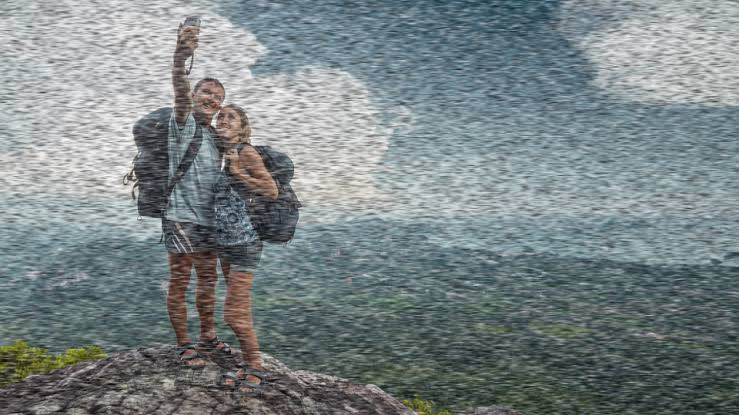
#> input picture imageprocessing/image/im.jpg, 739 x 415 px
$ python restoration.py
#> lines starting #> are read from the running program, lines starting #| are printed output that depends on the picture
import numpy as np
import matplotlib.pyplot as plt
import cv2
from scipy.signal import convolve2d as conv2

from skimage import color, data, restoration


astro = cv2.imread('image/im.jpg',1)
#> astro is the input picture: shape (415, 739, 3); mean B, G, R 134.1, 132.5, 122.5
astro = color.rgb2gray(astro)
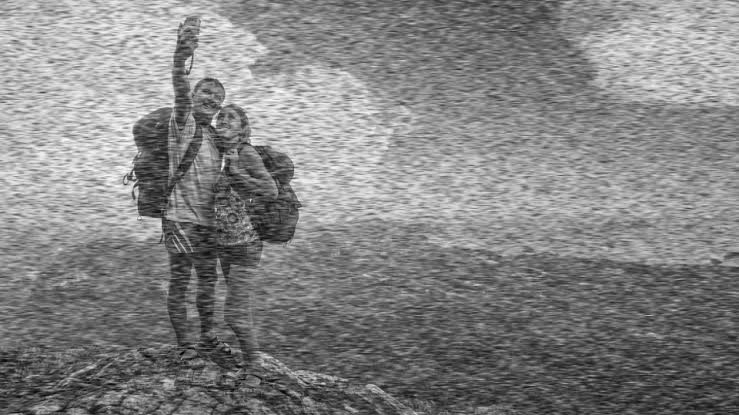
#> astro: shape (415, 739) float64; min 0.000283, max 1, mean 0.518
psf = np.ones((5, 5)) / 25
astro = conv2(astro, psf, 'same')
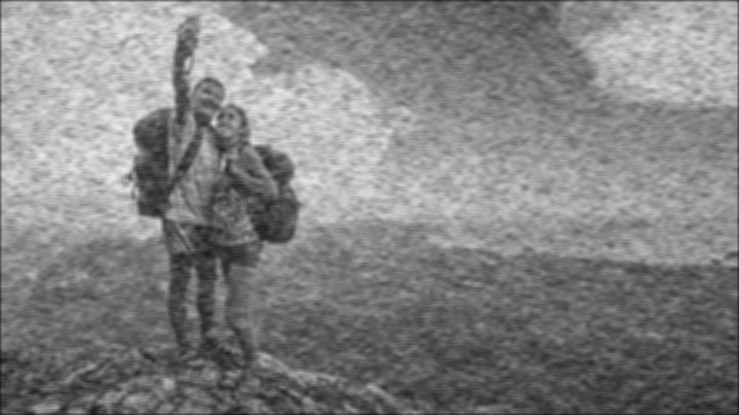
#> astro: shape (415, 739) float64; min 0.0762, max 0.92, mean 0.516
# Add Noise to Image
astro_noisy = astro.copy()
astro_noisy += (np.random.poisson(lam=25, size=astro.shape) - 10) / 255.

# Restore Image using Richardson-Lucy algorithm
for i in range(5):
      astro_noisy = restoration.richardson_lucy(astro_noisy, psf, iterations=30)
      cv2.imshow("original_convolved",astro)
      cv2.imshow("noisy",astro_noisy)
      #cv2.imshow("deconvolved",deconvolved_RL)
      cv2.waitKey(0)
#> this loop made 5 passes
#> pass 1, `astro_noisy = restoration.richardson_lucy(astro_noisy, psf, iterations..`:
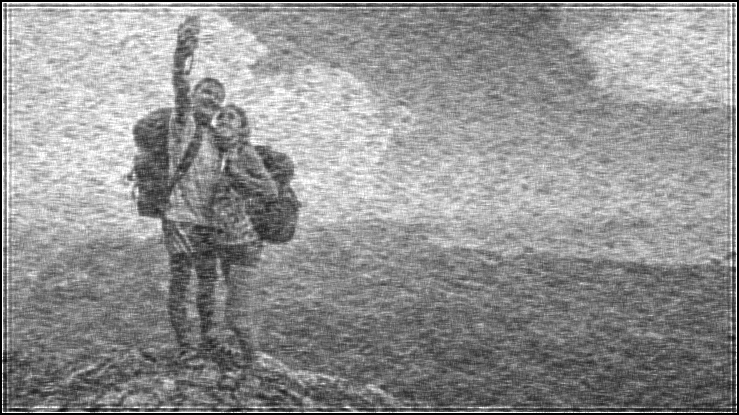
#> astro_noisy: shape (415, 739) float64; min 1.54e-11, max 1, mean 0.57
#> pass 2, `astro_noisy = restoration.richardson_lucy(astro_noisy, psf, iterations..`:
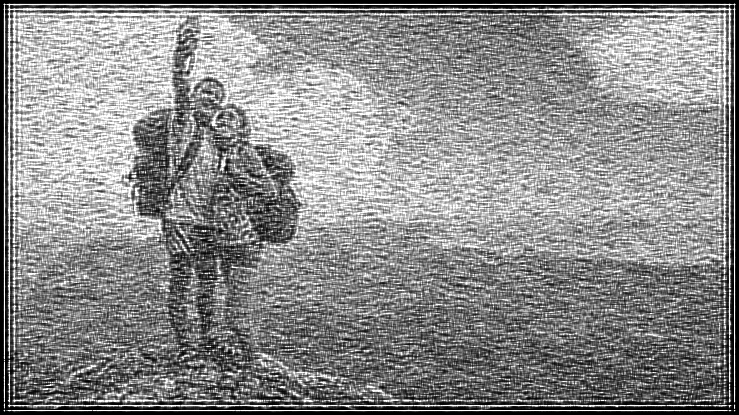
#> astro_noisy: shape (415, 739) float64; min 1.76e-27, max 1, mean 0.547
#> pass 3, `astro_noisy = restoration.richardson_lucy(astro_noisy, psf, iterations..`:
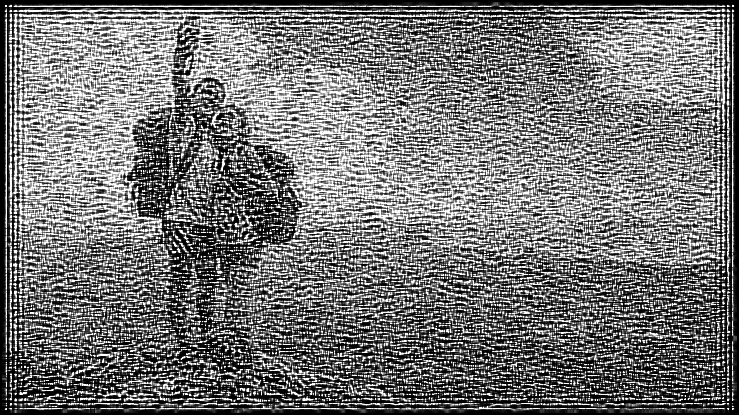
#> astro_noisy: shape (415, 739) float64; min 1.67e-149, max 1, mean 0.464
#> after the loop:
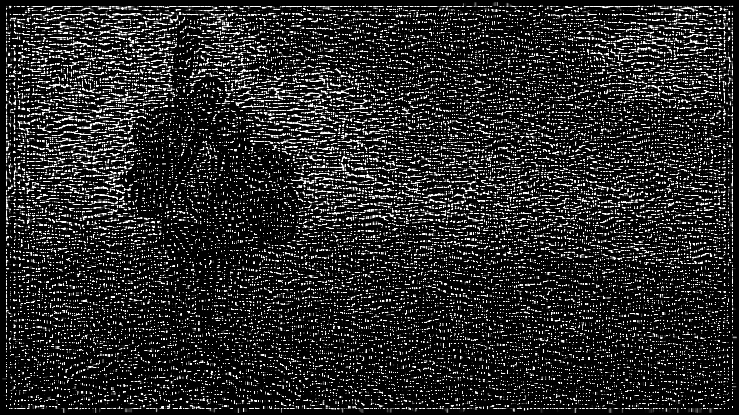
#> astro_noisy: shape (415, 739) float64; min -1.81e-271, max 1, mean 0.159; drawn with min black and max white
cv2.destroyAllWindows()

$ run again, with imageprocessing/image/bacteria.jpg copied over imageprocessing/image/im.jpg
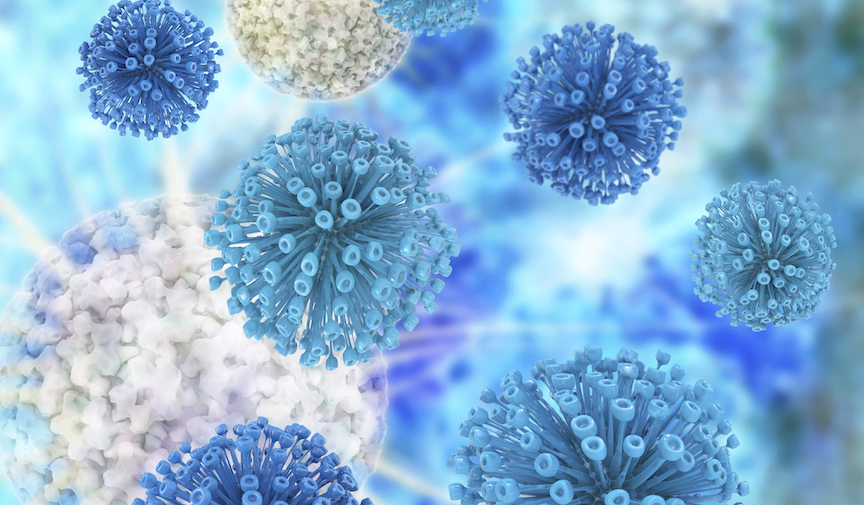
#> input picture imageprocessing/image/bacteria.jpg, 864 x 505 px
#> astro is the input picture: shape (505, 864, 3); mean B, G, R 212, 177.5, 135.6
#> `astro = conv2(astro, psf, 'same')`:
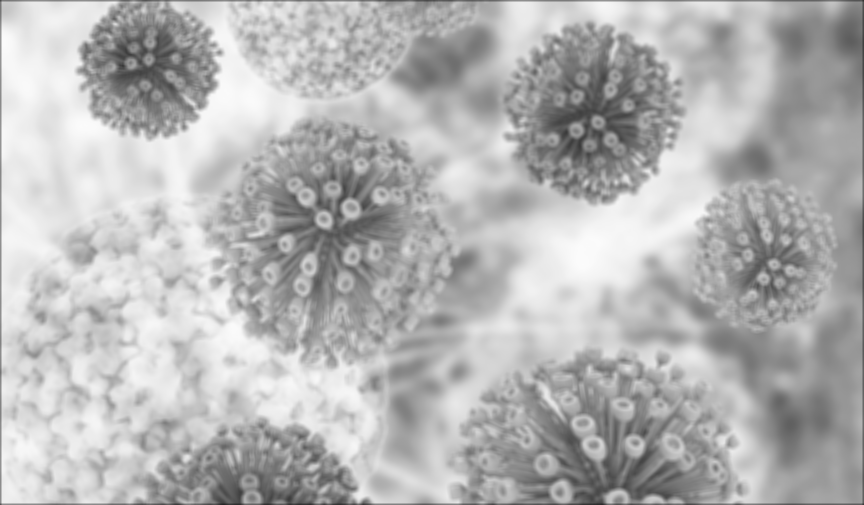
#> astro: shape (505, 864) float64; min 0.151, max 0.988, mean 0.71
#> after the loop `for i in range(5):`:
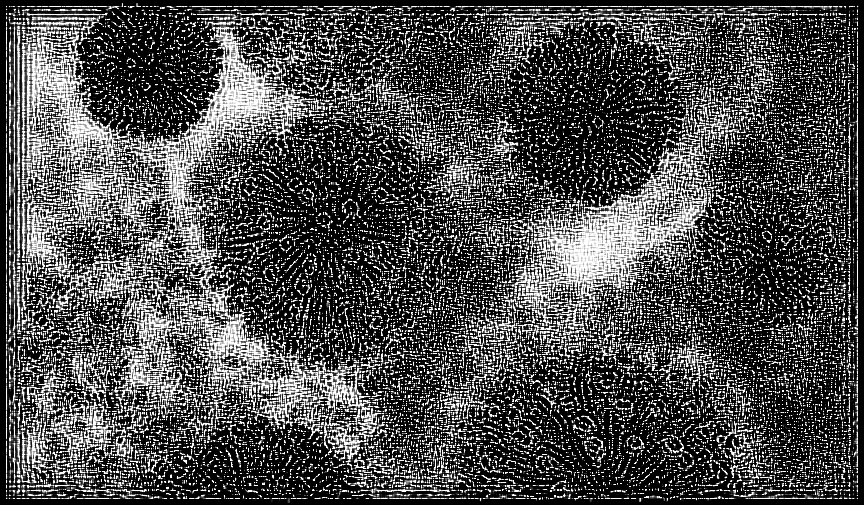
#> astro_noisy: shape (505, 864) float64; min -7.39e-299, max 1, mean 0.303; drawn with min black and max white

$ run again, with imageprocessing/image/city.jpg copied over imageprocessing/image/im.jpg
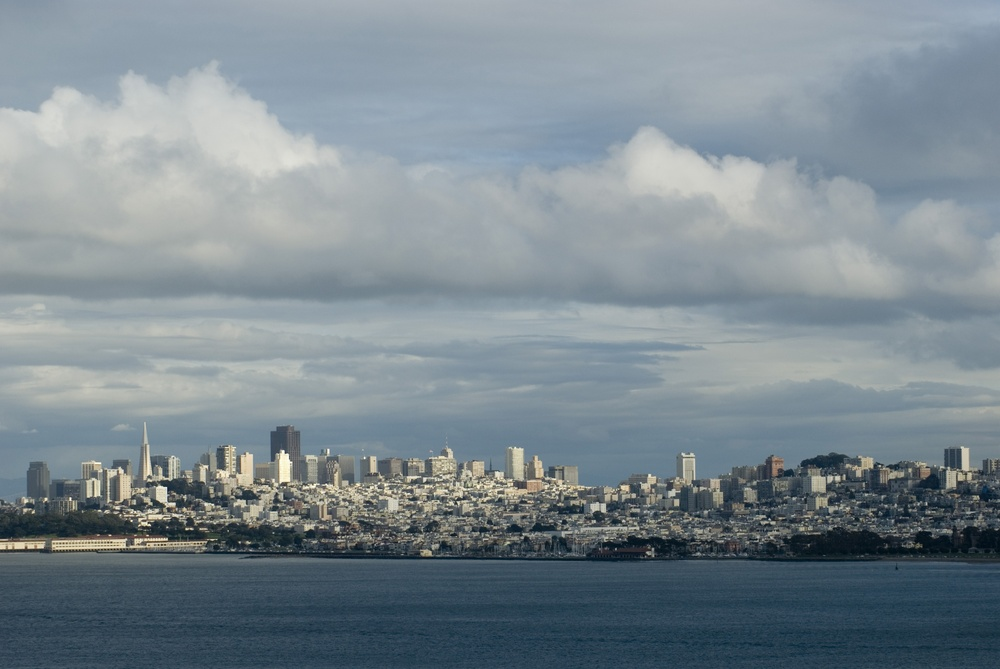
#> input picture imageprocessing/image/city.jpg, 1000 x 669 px, shrunk from 3200 x 2142 before the run
#> astro is the input picture: shape (669, 1000, 3); mean B, G, R 144.3, 137.1, 124.5
#> `astro = color.rgb2gray(astro)`:
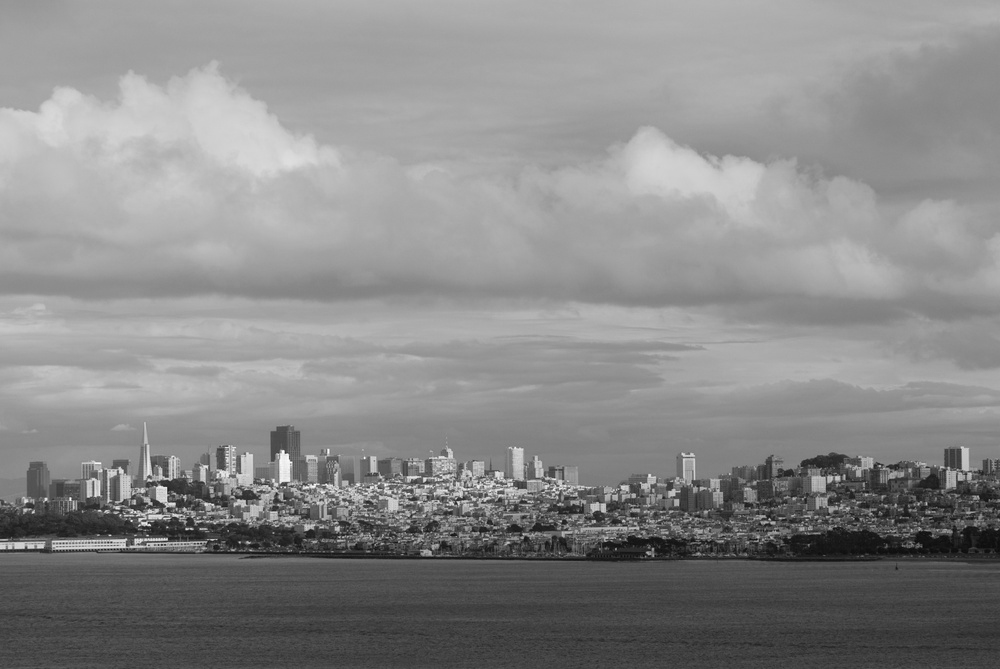
#> astro: shape (669, 1000) float64; min 0.0336, max 0.992, mean 0.54
#> after the loop `for i in range(5):`:
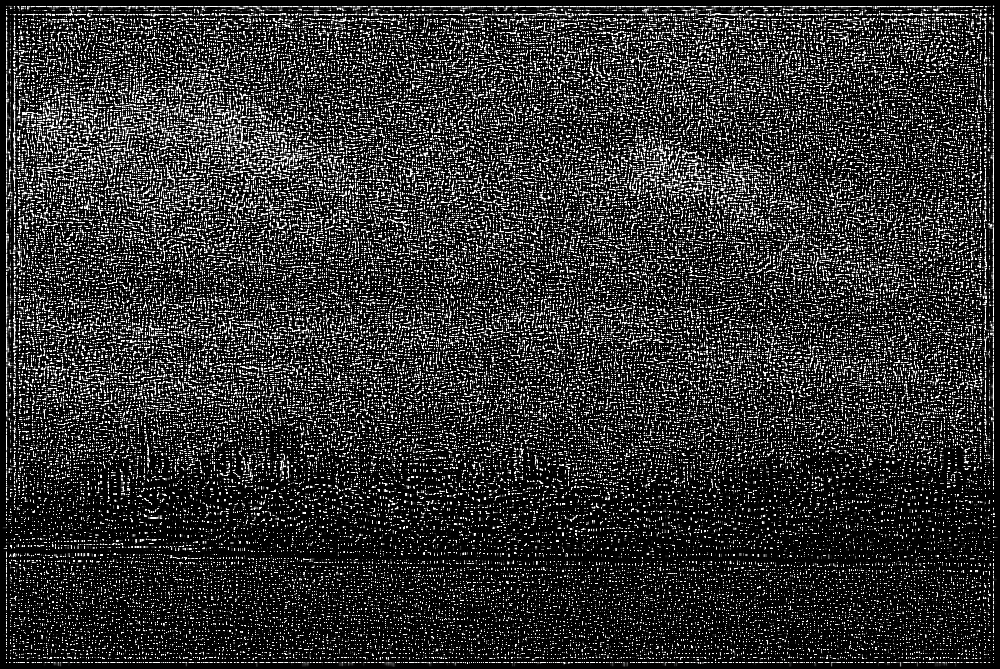
#> astro_noisy: shape (669, 1000) float64; min 0, max 1, mean 0.192
